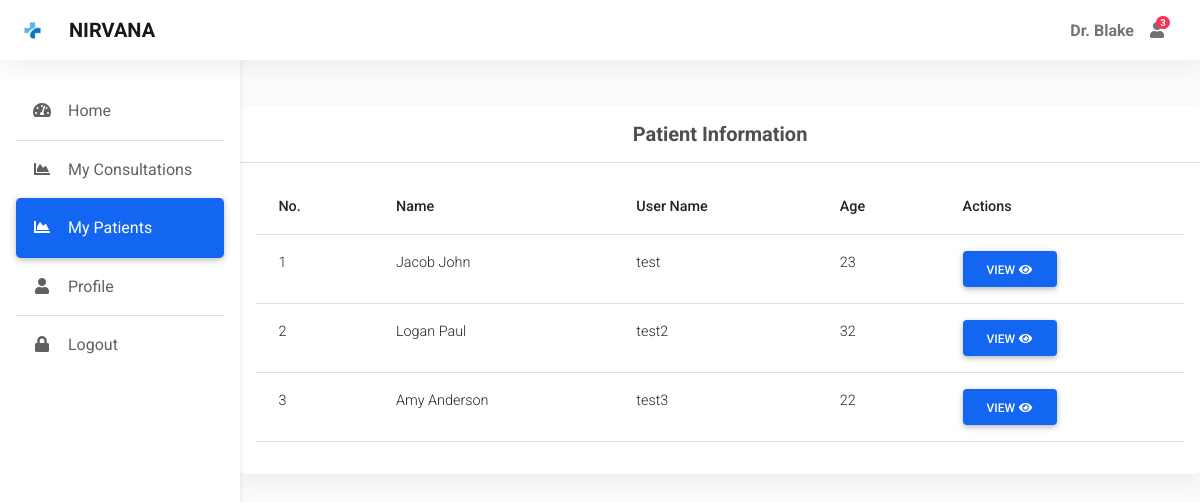
/mypatients (signed in), run on the app's committed database.
### app.py (models this page shows)
class User(db.Model, UserMixin):
    id = db.Column(db.Integer, primary_key=True)
    username = db.Column(db.String(50), nullable=False, unique=True)
    password = db.Column(db.String(50), nullable=False)
    name = db.Column(db.String(50), nullable=False)
    address = db.Column(db.String(80))
    city = db.Column(db.String(30))
    dob = db.Column(db.Date, nullable=False)
    gender = db.Column(db.String(10), nullable=False)
    is_doctor = db.Column(db.Boolean, default=False, nullable=False)
    mobile = db.Column(db.Integer)

### app.py (the view)
@app.route("/mypatients", methods=['GET', 'POST'])
@login_required
def mypatients():
    if current_user.is_doctor:
        patients = User.query.filter_by(is_doctor = False).all()
        return render_template('mypatients.html', patients = patients)
    else:
        return redirect(url_for('home'))

### app.py (called while the page is built)
@login_manager.user_loader
def load_user(user_id):
    return User.query.get(int(user_id))

def calculate_age(born):
    age = today.year - born.year - ((today.month, today.day) < (born.month, born.day))
    if age <= 0:
        return 1
    else:
        return age

@app.context_processor
def inject_datetime():
    return dict(datetime=datetime)

### templates/mypatients.html (shortened to what this page needs)
{% extends "dashboard.html" %}
{% block main %}
<div class="continer pt-5">
    <section class="mb-4">
        <div class="card">
          <div class="card-header text-center py-3">
            <h5 class="mb-0 text-center">
              <strong>Patient Information</strong>
            </h5>
          </div>
          <div class="card-body">
            <div class="table-responsive">
              <table class="table table-hover text-nowrap">
                <thead>
                  <tr>
                    <th scope="col">No.</th>
                    <th scope="col">Name</th>
                    <th scope="col">User Name</th>
                    <th scope="col">Age</th>
                    <th scope="col">Actions</th>
                  </tr>
                </thead>
                <tbody>
                  {% for patient in patients %}
                    <tr id="{{ loop.index }}">
                      <td>{{ loop.index }}</td>
                      <td>{{ patient.name }}</td>
                      <td>{{ patient.username }}</td>
                      <td>{{ patient.dob|calculate_age }}</td>
                      <td>
                        <a href="/viewpatient/{{ patient.id }}" class="btn btn-primary">View  <i class="fas fa-eye fa-fw"></i></a>
                      </td>
                    </tr>
                  {% endfor %}
                </tbody>
              </table>
            </div>
          </div>
      </section>
</div>
{% endblock %}

### templates/dashboard.html (shortened to what this page needs)
<!DOCTYPE html>
<html lang="en">
<head>
  <link rel="stylesheet" href="https://use.fontawesome.com/releases/v5.11.2/css/all.css" />
  <link rel="stylesheet" href="{{ url_for('static', filename='css/mdb.min.css') }}" />
  <link rel="stylesheet"  href="{{ url_for('static', filename='css/admin.css') }}"/>
</head>
<body>
  <header>
    <nav id="sidebarMenu" class="collapse d-lg-block sidebar collapse bg-white">
      <div class="position-sticky">
        <div class="list-group list-group-flush mx-3 mt-4">
          <a href="{{ url_for('home') }}" class="list-group-item list-group-item-action py-3 ripple {% if request.endpoint == 'home' %}active{% endif %}" aria-current="true">
            <i class="fas fa-tachometer-alt fa-fw me-3"></i><span>Home</span>
          </a>
          {% if current_user.is_doctor %}
          <a href="{{ url_for('myappointments') }}" class="list-group-item list-group-item-action py-3 ripple {% if request.endpoint == 'myappointments' %}active{% endif %}">
            <i class="fas fa-chart-area fa-fw me-3"></i><span>My Consultations</span>
          </a>
          <a href="{{ url_for('mypatients') }}" class="list-group-item list-group-item-action py-3 ripple {% if request.endpoint == 'mypatients' or request.endpoint == 'viewpatient' %}active{% endif %}">
            <i class="fas fa-chart-area fa-fw me-3"></i><span>My Patients</span>
          </a>
          {% endif %}
          <a href="{{ url_for('profile') }}" class="list-group-item list-group-item-action py-3 ripple {% if request.endpoint == 'profile' %}active{% endif %}"><i
              class="fas fa-user fa-fw me-3"></i><span>Profile</span></a>
          <a href="{{ url_for('logout') }}" class="list-group-item list-group-item-action py-3 ripple">
            <i class="fas fa-lock fa-fw me-3"></i><span>Logout</span>
          </a>
        </div>
      </div>
    </nav>
    <nav id="main-navbar" class="navbar navbar-expand-lg navbar-light bg-white fixed-top">
      <div class="container-fluid">
        <a class="navbar-brand d-flex align-items-center fw-bold" href="/"><img class="d-inline-block me-3"  src="{{ url_for('static', filename='img/icons/logo.png') }}" alt="" />NIRVANA</a>
        <ul class="navbar-nav ms-auto d-flex flex-row">
            <li>
                <a class="nav-link me-3 me-lg-0 d-flex align-items-center fw-bold" href="#">{{ current_user.name }}</a>
            </li>
          <li class="nav-item dropdown">
            <a class="nav-link me-3 me-lg-0 dropdown-toggle hidden-arrow" href="#" id="navbarDropdownMenuLink"
              role="button" data-mdb-toggle="dropdown" aria-expanded="false">
              <i class="fas fa-user"></i>
              <span class="badge rounded-pill badge-notification bg-danger">3</span>
            </a>
          </li>
          <li class="nav-item dropdown">
            <a class="nav-link dropdown-toggle hidden-arrow d-flex align-items-center" href="#"
              id="navbarDropdownMenuLink" role="button" data-mdb-toggle="dropdown" aria-expanded="false">
            </a>
          </li>
        </ul>
      </div>
    </nav>
  </header>
  <main style="margin-top: 58px">
    {% block main %}
    {% endblock %}
  </main>
</body>
</html>

### static/css/admin.css (style rules this page uses)
body { background-color: #fbfbfb; }
@media (min-width: 991.98px) { main { padding-left: 240px; } }
.sidebar { position: fixed; top: 0; bottom: 0; left: 0; padding: 58px 0 0; box-shadow: 0 2px 5px 0 rgb(0 0 0 / 5%), 0 2px 10px 0 rgb(0 0 0 / 5%); width: 240px; z-index: 600; }
.sidebar .active { border-radius: 5px; box-shadow: 0 2px 5px 0 rgb(0 0 0 / 16%), 0 2px 10px 0 rgb(0 0 0 / 12%); }

### data on the page
User: name "Dr. Blake"
User: name "Jacob John", username "test", dob|calculate_age "23"
User: name "Logan Paul", username "test2", dob|calculate_age "32"
User: name "Amy Anderson", username "test3", dob|calculate_age "22"
